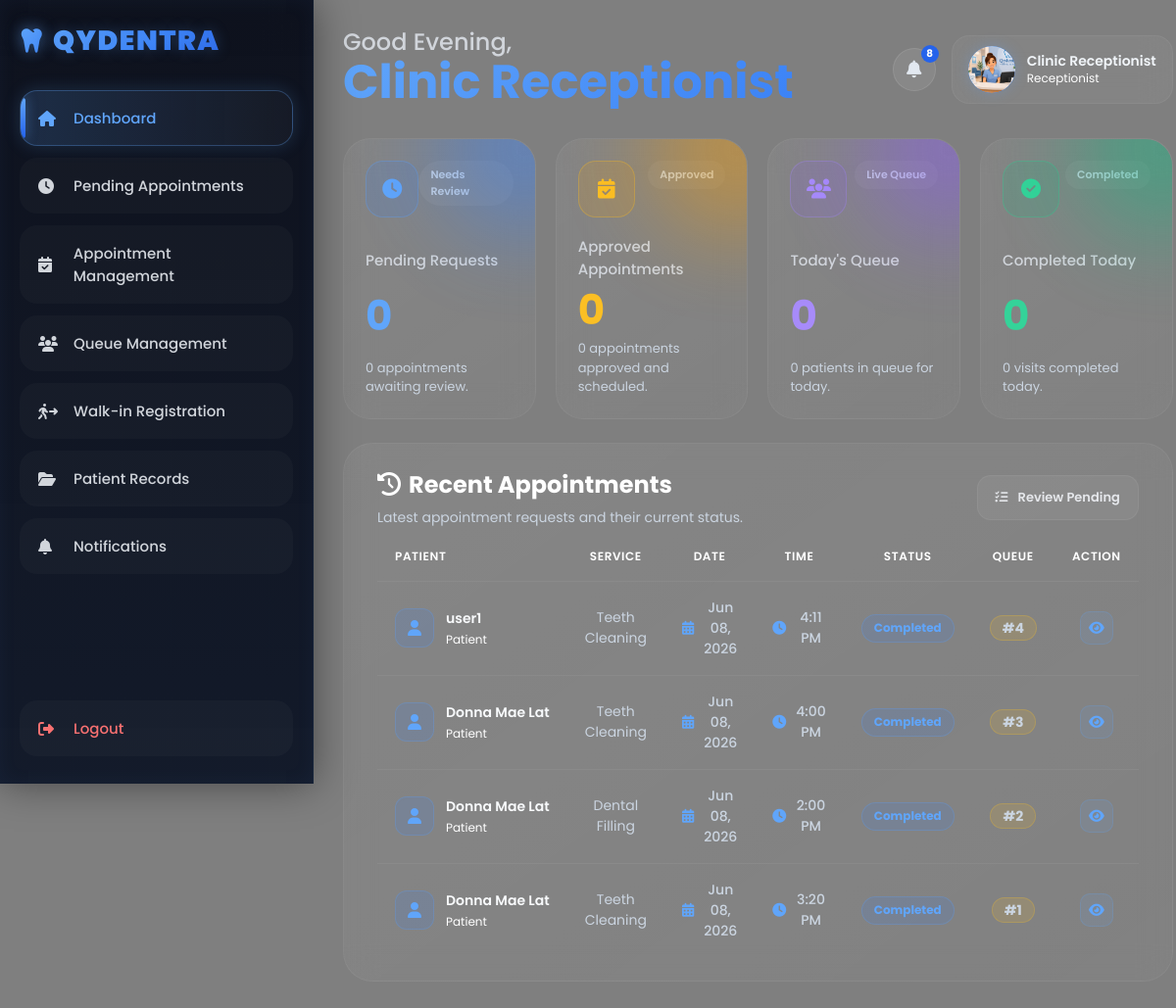
Screenshot of /receptionist/dashboard.php (signed in) with the database file from the repository.
### tables this page shows
CREATE TABLE `appointments` (
  `appointment_id` varchar(10) NOT NULL,
  `patient_id` varchar(10) DEFAULT NULL,
  `service_type` varchar(100) DEFAULT NULL,
  `service_desc` varchar(150) DEFAULT NULL,
  `appointment_date` date DEFAULT NULL,
  `appointment_time` varchar(50) DEFAULT NULL,
  `status` enum('Pending','Approved','In Progress','Completed','Cancelled') DEFAULT 'Pending',
  `queue_number` int(11) DEFAULT NULL,
  `notes` text DEFAULT NULL,
  `created_at` timestamp NOT NULL DEFAULT current_timestamp(),
  `dentist_notes` text DEFAULT NULL,
  `prescription` text DEFAULT NULL,
  `medical_history` text DEFAULT NULL,
  `odontogram_data` text DEFAULT NULL,
  PRIMARY KEY (`appointment_id`),
  KEY `patient_id` (`patient_id`),
  CONSTRAINT `appointments_ibfk_1` FOREIGN KEY (`patient_id`) REFERENCES `patients` (`patient_id`)
);

CREATE TABLE `patients` (
  `patient_id` varchar(10) NOT NULL,
  `full_name` varchar(100) NOT NULL,
  `email` varchar(100) NOT NULL,
  `password` varchar(255) NOT NULL,
  `role` varchar(50) DEFAULT 'patient',
  `profile_photo` text DEFAULT NULL,
  `status` enum('active','inactive') NOT NULL DEFAULT 'active',
  `phone_number` varchar(20) DEFAULT NULL,
  `created_at` timestamp NOT NULL DEFAULT current_timestamp(),
  `medical_history` text DEFAULT NULL,
  `odontogram_data` text DEFAULT NULL,
  PRIMARY KEY (`patient_id`),
  UNIQUE KEY `email` (`email`)
);

### receptionist/dashboard.php (the view, shortened to what this page needs)
<?php
include("../includes/auth_check.php");
$pendingQuery = mysqli_query($conn,"
SELECT COUNT(*) AS total
FROM appointments
WHERE status='Pending'
");
$pendingCount = mysqli_fetch_assoc($pendingQuery)['total'];
$approvedQuery = mysqli_query($conn,"
SELECT COUNT(*) AS total
FROM appointments
WHERE status='Approved'
");
$approvedCount = mysqli_fetch_assoc($approvedQuery)['total'];
$todayQueue = mysqli_query($conn,"
SELECT COUNT(*) AS total
FROM appointments
WHERE appointment_date = CURDATE()
AND status IN ('Approved','In Progress')
");
$todayQueueCount = mysqli_fetch_assoc($todayQueue)['total'];
$completedToday = mysqli_query($conn,"
SELECT COUNT(*) AS total
FROM appointments
WHERE appointment_date = CURDATE()
AND status='Completed'
");
$completedTodayCount = mysqli_fetch_assoc($completedToday)['total'];
$recentQuery = mysqli_query($conn,"
SELECT a.*, u.full_name AS patient_name
FROM appointments a
JOIN patients u ON a.patient_id = u.patient_id
ORDER BY a.created_at DESC
LIMIT 7
");
?>
<?php include("../includes/receptionist_header.php"); ?>
<body>
<?php include("../includes/receptionist_sidebar.php"); ?>
<div class="main">
<?php include("../includes/receptionist_topbar.php"); ?>
<div class="cards">
<div class="card hover-glow"
onclick="window.location.href='pending_appointments.php'">
<div class="card-top">
<div class="card-icon">
<i class="fa-solid fa-clock"></i>
</div>
<div class="card-badge">Needs Review</div>
</div>
<h3>Pending Requests</h3>
<h1><?php echo $pendingCount; ?></h1>
<p><?php echo $pendingCount; ?> appointment<?php echo ($pendingCount != 1 ? 's' : ''); ?> awaiting review.</p>
</div>
<div class="card hover-glow"
onclick="window.location.href='appointment_management.php'">
<div class="card-top">
<div class="card-icon">
<i class="fa-solid fa-calendar-check"></i>
</div>
<div class="card-badge">Approved</div>
</div>
<h3>Approved Appointments</h3>
<h1><?php echo $approvedCount; ?></h1>
<p><?php echo $approvedCount; ?> appointment<?php echo ($approvedCount != 1 ? 's' : ''); ?> approved and scheduled.</p>
</div>
<div class="card hover-glow"
onclick="window.location.href='queue_management.php'">
<div class="card-top">
<div class="card-icon">
<i class="fa-solid fa-users"></i>
</div>
<div class="card-badge">Live Queue</div>
</div>
<h3>Today's Queue</h3>
<h1><?php echo $todayQueueCount; ?></h1>
<p><?php echo $todayQueueCount; ?> patient<?php echo ($todayQueueCount != 1 ? 's' : ''); ?> in queue for today.</p>
</div>
<div class="card hover-glow"
onclick="window.location.href='queue_management.php'">
<div class="card-top">
<div class="card-icon">
<i class="fa-solid fa-circle-check"></i>
</div>
<div class="card-badge">Completed</div>
</div>
<h3>Completed Today</h3>
<h1><?php echo $completedTodayCount; ?></h1>
<p><?php echo $completedTodayCount; ?> visit<?php echo ($completedTodayCount != 1 ? 's' : ''); ?> completed today.</p>
</div>
</div>
<div class="table-container hover-glow">
<div class="table-header">
<div>
<h2><i class="fa-solid fa-clock-rotate-left" style="color:#ffffff; margin-right:8px;"></i>Recent Appointments</h2>
<p>Latest appointment requests and their current status.</p>
</div>
<button class="table-btn"
onclick="window.location.href='pending_appointments.php'">
<i class="fa-solid fa-list-check"></i>
Review Pending
</button>
</div>
<table>
<thead>
<tr>
    <th>Patient</th>
    <th>Service</th>
    <th>Date</th>
    <th>Time</th>
    <th>Status</th>
    <th>Queue</th>
    <th>Action</th>
</tr>
</thead>
<tbody>
<?php if(mysqli_num_rows($recentQuery) > 0): ?>
<?php while($row = mysqli_fetch_assoc($recentQuery)): ?>
<tr>
<td>
<div class="service-info">
<div class="service-icon consultation">
<i class="fa-solid fa-user"></i>
</div>
<div>
<h4><?php echo htmlspecialchars($row['patient_name']); ?></h4>
<p>Patient</p>
</div>
</div>
</td>
<td><?php echo htmlspecialchars($row['service_type'] ?? $row['service'] ?? '—'); ?></td>
<td>
<div class="table-date">
<i class="fa-solid fa-calendar-days"></i>
<?php echo date("M d, Y", strtotime($row['appointment_date'])); ?>
</div>
</td>
<td>
<div class="table-date">
<i class="fa-solid fa-clock"></i>
<?php echo date("g:i A", strtotime($row['appointment_time'])); ?>
</div>
</td>
<td>
<div class="status-pill <?php echo strtolower($row['status']); ?>">
<?php echo ucfirst($row['status']); ?>
</div>
</td>
<td>
<div class="queue-pill">
<?php echo !empty($row['queue_number']) ? '#'.$row['queue_number'] : '—'; ?>
</div>
</td>
<td>
<a href="appointment_management.php?id=<?php echo $row['appointment_id']; ?>" class="action-btn-sm edit">
<i class="fa-solid fa-eye"></i>
</a>
</td>
</tr>
<?php endwhile; ?>
<?php else: ?>
<tr>
<td colspan="7" style="text-align:center;padding:30px;">No appointments found.</td>
</tr>
<?php endif; ?>
</tbody>
</table>
</div>
</div>
</body>
</html>

### assets/css/receptionist.css (style rules this page uses)
.action-btn-sm { display:inline-flex; align-items:center; justify-content:center; width:34px; height:34px; min-width:34px; min-height:34px; border:none; border-radius:10px; cursor:pointer; transition:.25s; text-decoration:none; font-size:14px; flex-shrink:0; }
.action-btn-sm.edit { background:rgba(96,165,250,0.10); border:1px solid rgba(96,165,250,0.20); color:#60a5fa; }
.status-pill { display: inline-flex !important; align-items: center !important; justify-content: center !important; padding: 6px 14px !important; border-radius: 999px !important; font-size: 12px !important; font-weight: 700 !important; white-space: nowrap !important; min-width: 90px !important; width: auto !important; height: auto !important; line-height: 1.4 !important; }
table { table-layout: auto !important; width: 100% !important; }
table th, table td { width: auto !important; }
.service-info { display: flex !important; align-items: center !important; gap: 12px !important; white-space: nowrap !important; min-width: 0 !important; }
.service-info > div:last-child { display: flex; flex-direction: column; min-width: 0; }
.service-info h4 { font-size: 14px !important; font-weight: 600 !important; color: #f8fafc !important; white-space: nowrap !important; overflow: hidden !important; text-overflow: ellipsis !important; margin-bottom: 2px !important; }
.service-info p { font-size: 12px !important; color: #ffffff !important; white-space: nowrap !important; overflow: hidden !important; text-overflow: ellipsis !important; max-width: 180px !important; }
.service-icon { flex-shrink: 0 !important; width: 40px !important; height: 40px !important; border-radius: 12px !important; font-size: 16px !important; }
.status-pill { display: inline-flex !important; align-items: center !important; justify-content: center !important; padding: 5px 12px !important; border-radius: 999px !important; font-size: 12px !important; font-weight: 700 !important; white-space: nowrap !important; width: auto !important; height: auto !important; min-width: 80px !important; line-height: 1.4 !important; }
.queue-pill { display: inline-flex !important; align-items: center !important; justify-content: center !important; width: auto !important; height: auto !important; padding: 5px 12px !important; border-radius: 20px !important; white-space: nowrap !important; position: static !important; }
table td { padding: 18px 16px !important; vertical-align: middle !important; }
table th { padding: 0 16px 16px !important; }
@media (max-width: 1200px) { .service-info p { max-width: 140px !important; } }
table td { padding: 16px 18px !important; vertical-align: middle !important; }
table th { padding: 0 18px 16px !important; vertical-align: middle !important; }
table td:first-child, table th:first-child { text-align: left !important; }
table td:not(:first-child), table th:not(:first-child) { text-align: center !important; }
table td:last-child { text-align: center !important; }
table th, table td, .table-container p, .table-header p, .card p, .service-info p, .table-date, .queue-pill, .empty-state p { color: #cbd5e1; }
table th { color: #ffffff; }

### rows the page displays
appointments: patient.full_name "user1", service_type "Teeth Cleaning", appointment_date "Jun 08, 2026", appointment_time "4:11 PM", status "Completed", queue_number "4"
appointments: patient.full_name "Donna Mae Lat", service_type "Teeth Cleaning", appointment_date "Jun 08, 2026", appointment_time "4:00 PM", status "Completed", queue_number "3"
appointments: patient.full_name "Donna Mae Lat", service_type "Dental Filling", appointment_date "Jun 08, 2026", appointment_time "2:00 PM", status "Completed", queue_number "2"
appointments: patient.full_name "Donna Mae Lat", service_type "Teeth Cleaning", appointment_date "Jun 08, 2026", appointment_time "3:20 PM", status "Completed", queue_number "1"

### other values shown
$greeting "Good Evening"
$name "Clinic Receptionist"
$topbar_unread "8"
$pendingCount "0"
$approvedCount "0"
$todayQueueCount "0"
$completedTodayCount "0"
